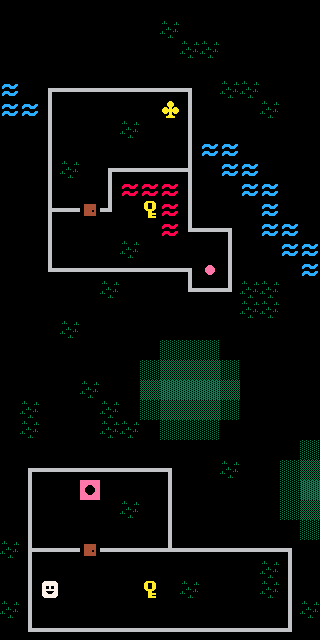

A level layout from a 2D game, rendered from its tile map. Below: a short description, then the map file with its tile-grid data intact:
An orthogonal 16x32 tile map with 20x20 px tiles, 1 tile layer (Warstwa Kafelków 1).

<map version="1.0" tiledversion="1.0.2" orientation="orthogonal" renderorder="right-down" width="16" height="32" tilewidth="20" tileheight="20" nextobjectid="1">
 <tileset firstgid="1" source="../Tilesets/TILEMAP1.tsx" />
 <layer name="Warstwa Kafelków 1" width="16" height="32">
  <data encoding="csv">
30,30,30,30,30,30,30,30,30,30,30,30,30,30,30,30,
30,30,30,30,30,30,30,30,18,30,30,30,30,30,30,30,
30,30,30,30,30,30,30,30,30,18,18,30,30,30,30,30,
30,30,30,30,30,30,30,30,30,30,30,30,30,30,30,30,
10,30,28,23,23,23,23,23,23,29,30,18,18,30,30,30,
10,10,25,30,30,30,30,30,4,25,30,30,30,18,30,30,
30,30,25,30,30,30,18,30,30,25,30,30,30,30,30,30,
30,30,25,30,30,30,30,30,30,25,10,10,30,30,30,30,
30,30,25,18,30,28,23,23,23,26,30,10,10,30,30,30,
30,30,25,30,30,25,9,9,9,25,30,30,10,10,30,30,
30,30,22,23,7,27,30,6,9,25,30,30,30,10,30,30,
30,30,25,30,30,30,30,30,9,19,23,29,30,10,10,30,
30,30,25,30,30,30,18,30,30,30,30,25,30,30,10,10,
30,30,19,23,23,23,23,23,23,29,11,25,30,30,30,10,
30,30,30,30,30,18,30,30,30,19,23,27,18,18,30,30,
30,30,30,30,30,30,30,30,30,30,30,30,18,18,30,30,
30,30,30,18,30,30,30,30,30,30,30,30,30,30,30,30,
30,30,30,30,30,30,30,30,13,13,13,30,30,30,30,30,
30,30,30,30,30,30,30,13,14,14,14,13,30,30,30,30,
30,30,30,30,18,30,30,14,15,15,15,14,30,30,30,30,
30,18,30,30,30,18,30,13,14,14,14,13,30,30,30,30,
30,18,30,30,30,18,18,30,13,13,13,30,30,30,30,30,
30,30,30,30,30,30,30,30,30,30,30,30,30,30,30,13,
30,28,23,23,23,23,23,23,29,30,30,18,30,30,13,14,
30,25,30,30,12,30,30,30,25,30,30,30,30,30,13,15,
30,25,30,30,30,30,18,30,25,30,30,30,30,30,13,14,
30,25,30,30,30,30,30,30,25,30,30,30,30,30,30,13,
18,22,23,23,7,23,23,23,20,23,23,23,23,23,29,30,
30,25,30,30,30,30,30,30,30,30,30,30,30,18,25,30,
30,25,5,30,30,30,30,6,30,18,30,30,30,18,25,30,
18,25,30,30,30,30,30,30,30,30,30,30,30,30,25,18,
30,19,23,23,23,23,23,23,23,23,23,23,23,23,27,30
</data>
 </layer>
</map>
